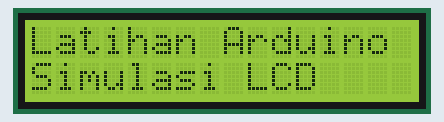
The program below on a simulated Arduino Uno, built with avr-gcc and run on an emulated ATmega328P. Shown: 16×2 character LCD.

Above: at 0.2 s.
At 2.23 s:
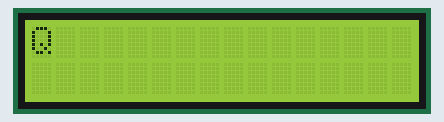
At 4.5 s:
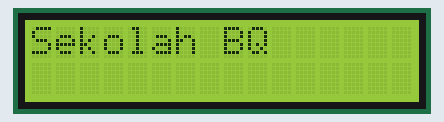
At 8.3 s:
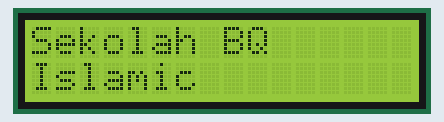
At 10.6 s:
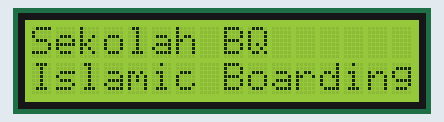
At 15.8 s:
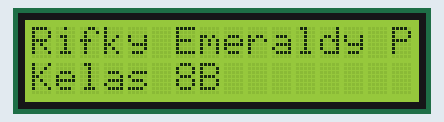

The program:

main.cpp
```cpp
#include <Arduino.h>

#include <LiquidCrystal_I2C.h>
LiquidCrystal_I2C lcd(0x27, 16, 2);

// Teks 1 - 5
// Mendeklarasikan dan menginisialisasi sebuah variabel
// bernama teks1 yang bertipe data String
// dengan nilai awal "Selamat Datang"
String teks1 = "Latihan Arduino Simulasi LCD I2C";

String teks2 = "Simulasi LCD";
String teks3 = "Sekolah BQ";
String teks4 = "Islamic Boarding School";
String teks5 = "Rifky Emeraldy Putra";
String teks6 = "Kelas 8B";

void setup() {
    // Inisialisasi LCD
    lcd.init();

    // Nyalakan lampu latar
    lcd.backlight();
}


void loop() {
    // Teks 1
    lcd.setCursor(0, 0);
    lcd.print(teks1);

    // Teks 2
    lcd.setCursor(0, 1);
    lcd.print(teks2);
    delay(2000);

    // Menghapus seluruh tampilan pada layar LCD
    lcd.clear();

    // Membuat Teks 3 bergeser ke kiri
    for (int i = teks3.length() - 1; i >= 0; i--) {
        lcd.setCursor(0, 0);
        lcd.print(teks3.substring(i));
        delay(250);
    }

    delay(2000);

    // Membuat Teks 4 muncul satu per satu
    for (int i = 0; i < teks4.length(); i++) {
        lcd.setCursor(0, 1);
        lcd.print(teks4.substring(0, i + 1));
        delay(250);
    }

    delay(3000);
    lcd.clear();

    // Teks 5
    lcd.setCursor(0, 0);
    lcd.print(teks5);

    // Teks 6
    lcd.setCursor(0, 1);
    lcd.print(teks6);
    delay(2000);
    lcd.clear();
}
```

Measured:
- by itself, everything shown: repeats every 17.7 s, in 28 steps
- what the display in image 2 shows lasts 2.3 s, from 4.4 s to 6.7 s
- what the display in image 3 shows lasts 0.5 s, from 8.2 s to 8.7 s
- what the display in image 4 shows lasts 5.1 s, from 10.6 s to 15.7 s
- what the display in image 5 shows lasts 2.0 s, from 15.7 s to 17.7 s
